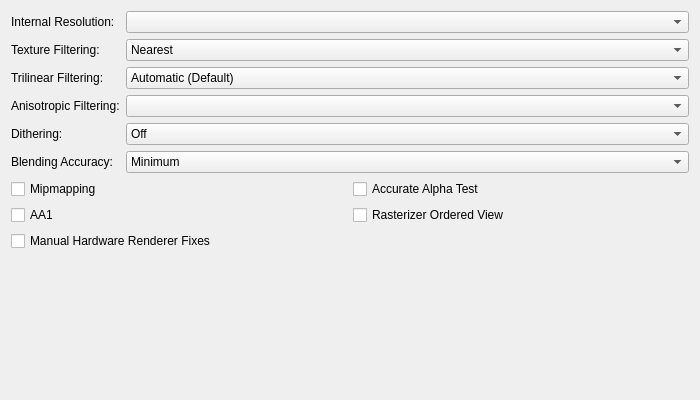
<?xml version="1.0" encoding="UTF-8"?>
<ui version="4.0">
 <class>GraphicsHardwareRenderingSettingsTab</class>
 <widget class="QWidget" name="GraphicsHardwareRenderingSettingsTab">
  <property name="geometry">
   <rect>
    <x>0</x>
    <y>0</y>
    <width>700</width>
    <height>400</height>
   </rect>
  </property>
  <property name="windowTitle">
   <string/>
  </property>
  <layout class="QGridLayout" name="gridLayout" columnstretch="0,1">
   <item row="1" column="0">
    <widget class="QLabel" name="textureFilteringLabel">
     <property name="text">
      <string>Texture Filtering:</string>
     </property>
     <property name="buddy">
      <cstring>textureFiltering</cstring>
     </property>
    </widget>
   </item>
   <item row="4" column="1">
    <widget class="QComboBox" name="dithering">
     <item>
      <property name="text">
       <string>Off</string>
      </property>
     </item>
     <item>
      <property name="text">
       <string>Scaled</string>
      </property>
     </item>
     <item>
      <property name="text">
       <string>Unscaled (Default)</string>
      </property>
     </item>
     <item>
      <property name="text">
       <string>Force 32bit</string>
      </property>
     </item>
    </widget>
   </item>
   <item row="6" column="0" colspan="2">
    <layout class="QGridLayout" name="hardwareRenderingOptionsLayout">
     <item row="0" column="1">
      <widget class="QCheckBox" name="accurateAlphaTest">
       <property name="text">
        <string>Accurate Alpha Test</string>
       </property>
      </widget>
     </item>
     <item row="0" column="0">
      <widget class="QCheckBox" name="mipmapping">
       <property name="text">
        <string>Mipmapping</string>
       </property>
      </widget>
     </item>
     <item row="1" column="0">
      <widget class="QCheckBox" name="hwAA1">
       <property name="text">
        <string>AA1</string>
       </property>
      </widget>
     </item>
     <item row="1" column="1">
      <widget class="QCheckBox" name="rov">
        <property name="text">
         <string>Rasterizer Ordered View</string>
        </property>
      </widget>
     </item>
     <item row="2" column="0">
      <widget class="QCheckBox" name="enableHWFixes">
       <property name="text">
        <string>Manual Hardware Renderer Fixes</string>
       </property>
      </widget>
     </item>
    </layout>
   </item>
   <item row="3" column="0">
    <widget class="QLabel" name="anisotropicFilteringLabel">
     <property name="text">
      <string>Anisotropic Filtering:</string>
     </property>
     <property name="buddy">
      <cstring>anisotropicFiltering</cstring>
     </property>
    </widget>
   </item>
   <item row="3" column="1">
    <widget class="QComboBox" name="anisotropicFiltering"/>
   </item>
   <item row="0" column="0">
    <widget class="QLabel" name="internalResLabel">
     <property name="text">
      <string>Internal Resolution:</string>
     </property>
     <property name="buddy">
      <cstring>upscaleMultiplier</cstring>
     </property>
    </widget>
   </item>
   <item row="0" column="1">
    <widget class="QComboBox" name="upscaleMultiplier"/>
   </item>
   <item row="1" column="1">
    <widget class="QComboBox" name="textureFiltering">
     <item>
      <property name="text">
       <string>Nearest</string>
      </property>
     </item>
     <item>
      <property name="text">
       <string>Bilinear (Forced)</string>
      </property>
     </item>
     <item>
      <property name="text">
       <string>Bilinear (PS2)</string>
      </property>
     </item>
     <item>
      <property name="text">
       <string>Bilinear (Forced excluding sprite)</string>
      </property>
     </item>
    </widget>
   </item>
   <item row="4" column="0">
    <widget class="QLabel" name="ditheringLabel">
     <property name="text">
      <string>Dithering:</string>
     </property>
     <property name="buddy">
      <cstring>dithering</cstring>
     </property>
    </widget>
   </item>
   <item row="5" column="1">
    <widget class="QComboBox" name="blending">
     <item>
      <property name="text">
       <string>Minimum</string>
      </property>
     </item>
     <item>
      <property name="text">
       <string>Basic (Recommended)</string>
      </property>
     </item>
     <item>
      <property name="text">
       <string>Medium</string>
      </property>
     </item>
     <item>
      <property name="text">
       <string>High</string>
      </property>
     </item>
     <item>
      <property name="text">
       <string>Full (Slow)</string>
      </property>
     </item>
     <item>
      <property name="text">
       <string>Maximum (Very Slow)</string>
      </property>
     </item>
    </widget>
   </item>
   <item row="2" column="1">
    <widget class="QComboBox" name="trilinearFiltering">
     <item>
      <property name="text">
       <string>Automatic (Default)</string>
      </property>
     </item>
     <item>
      <property name="text">
       <string>Off (None)</string>
      </property>
     </item>
     <item>
      <property name="text">
       <string>Trilinear (PS2)</string>
      </property>
     </item>
     <item>
      <property name="text">
       <string>Trilinear (Forced)</string>
      </property>
     </item>
    </widget>
   </item>
   <item row="5" column="0">
    <widget class="QLabel" name="blendingLabel">
     <property name="text">
      <string>Blending Accuracy:</string>
     </property>
     <property name="buddy">
      <cstring>blending</cstring>
     </property>
    </widget>
   </item>
   <item row="2" column="0">
    <widget class="QLabel" name="trilinearFilterLabel">
     <property name="text">
      <string>Trilinear Filtering:</string>
     </property>
     <property name="buddy">
      <cstring>trilinearFiltering</cstring>
     </property>
    </widget>
   </item>
   <item row="7" column="0">
    <spacer name="verticalSpacer">
     <property name="orientation">
      <enum>Qt::Orientation::Vertical</enum>
     </property>
     <property name="sizeHint" stdset="0">
      <size>
       <width>20</width>
       <height>0</height>
      </size>
     </property>
    </spacer>
   </item>
  </layout>
 </widget>
 <tabstops>
  <tabstop>upscaleMultiplier</tabstop>
  <tabstop>textureFiltering</tabstop>
  <tabstop>trilinearFiltering</tabstop>
  <tabstop>anisotropicFiltering</tabstop>
  <tabstop>dithering</tabstop>
  <tabstop>blending</tabstop>
  <tabstop>mipmapping</tabstop>
  <tabstop>accurateAlphaTest</tabstop>
  <tabstop>hwAA1</tabstop>
  <tabstop>enableHWFixes</tabstop>
 </tabstops>
 <resources/>
 <connections/>
</ui>
